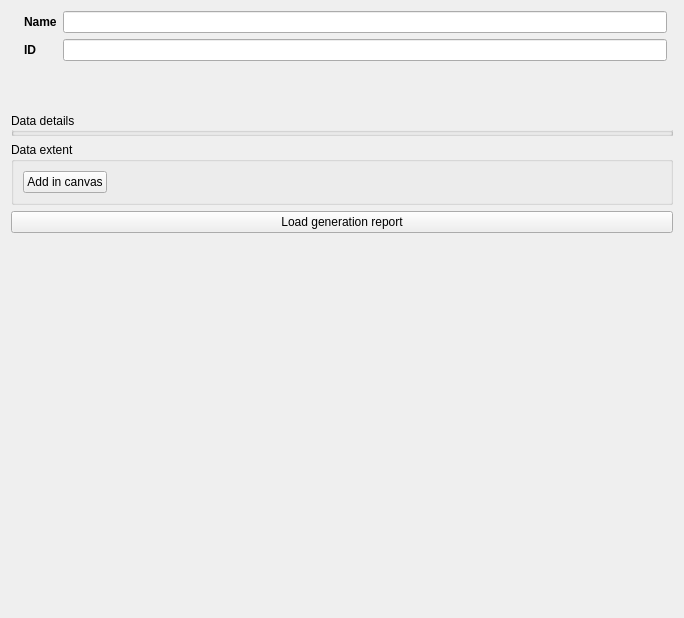
<?xml version="1.0" encoding="UTF-8"?>
<ui version="4.0">
 <class>Form</class>
 <widget class="QWidget" name="Form">
  <property name="geometry">
   <rect>
    <x>0</x>
    <y>0</y>
    <width>684</width>
    <height>618</height>
   </rect>
  </property>
  <property name="windowTitle">
   <string>Form</string>
  </property>
  <layout class="QGridLayout" name="gridLayout_2">
   <item row="6" column="0" colspan="4">
    <layout class="QHBoxLayout" name="horizontalLayout">
     <item>
      <widget class="QPushButton" name="btn_load_report">
       <property name="text">
        <string>Load generation report</string>
       </property>
      </widget>
     </item>
    </layout>
   </item>
   <item row="1" column="2">
    <widget class="QLineEdit" name="lne_name">
     <property name="readOnly">
      <bool>true</bool>
     </property>
    </widget>
   </item>
   <item row="2" column="1">
    <widget class="QLabel" name="lbl_id_display">
     <property name="sizePolicy">
      <sizepolicy hsizetype="Fixed" vsizetype="Fixed">
       <horstretch>0</horstretch>
       <verstretch>0</verstretch>
      </sizepolicy>
     </property>
     <property name="font">
      <font>
       <weight>75</weight>
       <bold>true</bold>
      </font>
     </property>
     <property name="text">
      <string>ID</string>
     </property>
    </widget>
   </item>
   <item row="4" column="0" colspan="4">
    <widget class="QgsCollapsibleGroupBox" name="gpx_details">
     <property name="maximumSize">
      <size>
       <width>16777215</width>
       <height>23</height>
      </size>
     </property>
     <property name="title">
      <string>Data details</string>
     </property>
     <property name="collapsed">
      <bool>true</bool>
     </property>
     <property name="saveCollapsedState">
      <bool>false</bool>
     </property>
     <layout class="QGridLayout" name="gridLayout">
      <item row="0" column="0">
       <widget class="QTreeView" name="trv_details"/>
      </item>
     </layout>
    </widget>
   </item>
   <item row="3" column="0" colspan="3">
    <widget class="QLabel" name="lbl_status">
     <property name="minimumSize">
      <size>
       <width>0</width>
       <height>40</height>
      </size>
     </property>
     <property name="text">
      <string notr="true">&lt;status_label&gt;</string>
     </property>
     <property name="wordWrap">
      <bool>true</bool>
     </property>
    </widget>
   </item>
   <item row="1" column="1">
    <widget class="QLabel" name="lbl_name_display">
     <property name="sizePolicy">
      <sizepolicy hsizetype="Fixed" vsizetype="Fixed">
       <horstretch>0</horstretch>
       <verstretch>0</verstretch>
      </sizepolicy>
     </property>
     <property name="font">
      <font>
       <weight>75</weight>
       <bold>true</bold>
      </font>
     </property>
     <property name="text">
      <string>Name</string>
     </property>
    </widget>
   </item>
   <item row="2" column="2">
    <widget class="QLineEdit" name="lne_id">
     <property name="readOnly">
      <bool>true</bool>
     </property>
    </widget>
   </item>
   <item row="5" column="0" colspan="4">
    <widget class="QgsCollapsibleGroupBox" name="gpx_data_extent">
     <property name="title">
      <string>Data extent</string>
     </property>
     <property name="collapsed">
      <bool>true</bool>
     </property>
     <property name="saveCollapsedState">
      <bool>false</bool>
     </property>
     <layout class="QGridLayout" name="gridLayout_4">
      <item row="0" column="0">
       <widget class="QPushButton" name="btn_add_extent_layer">
        <property name="text">
         <string>Add in canvas</string>
        </property>
       </widget>
      </item>
      <item row="0" column="1">
       <spacer name="horizontalSpacer">
        <property name="orientation">
         <enum>Qt::Horizontal</enum>
        </property>
        <property name="sizeHint" stdset="0">
         <size>
          <width>40</width>
          <height>20</height>
         </size>
        </property>
       </spacer>
      </item>
     </layout>
    </widget>
   </item>
   <item row="1" column="0">
    <widget class="QLabel" name="lbl_status_icon">
     <property name="text">
      <string notr="true">&lt;status_icon&gt;</string>
     </property>
    </widget>
   </item>
   <item row="7" column="0" colspan="4">
    <layout class="QVBoxLayout" name="vlayout_execution"/>
   </item>
   <item row="8" column="2">
    <spacer name="verticalSpacer">
     <property name="orientation">
      <enum>Qt::Vertical</enum>
     </property>
     <property name="sizeHint" stdset="0">
      <size>
       <width>20</width>
       <height>400</height>
      </size>
     </property>
    </spacer>
   </item>
   <item row="0" column="0" colspan="3">
    <layout class="QHBoxLayout" name="action_layout">
     <property name="bottomMargin">
      <number>0</number>
     </property>
    </layout>
   </item>
  </layout>
 </widget>
 <customwidgets>
  <customwidget>
   <class>QgsCollapsibleGroupBox</class>
   <extends>QGroupBox</extends>
   <header>qgscollapsiblegroupbox.h</header>
   <container>1</container>
  </customwidget>
 </customwidgets>
 <resources/>
 <connections/>
</ui>
